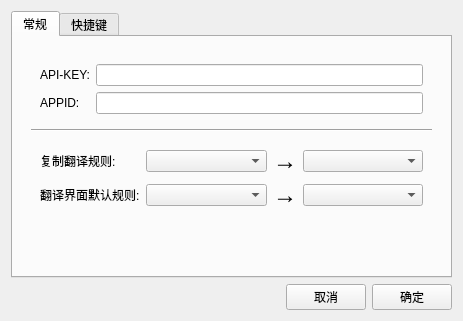
<?xml version="1.0" encoding="UTF-8"?>
<ui version="4.0">
 <class>SetWidget</class>
 <widget class="QWidget" name="SetWidget">
  <property name="geometry">
   <rect>
    <x>0</x>
    <y>0</y>
    <width>463</width>
    <height>321</height>
   </rect>
  </property>
  <property name="windowTitle">
   <string>Form</string>
  </property>
  <layout class="QGridLayout" name="gridLayout">
   <item row="0" column="0" colspan="3">
    <widget class="QTabWidget" name="tabWidget">
     <property name="currentIndex">
      <number>0</number>
     </property>
     <widget class="QWidget" name="tab_1">
      <attribute name="title">
       <string>常规</string>
      </attribute>
      <layout class="QHBoxLayout" name="horizontalLayout_2">
       <item>
        <widget class="QWidget" name="widget_2" native="true">
         <layout class="QVBoxLayout" name="verticalLayout">
          <item>
           <widget class="QWidget" name="widget_3" native="true">
            <layout class="QGridLayout" name="gridLayout_3">
             <item row="0" column="0">
              <widget class="QLabel" name="label_3">
               <property name="text">
                <string>API-KEY:</string>
               </property>
              </widget>
             </item>
             <item row="0" column="1">
              <widget class="QLineEdit" name="lineEdit_ApiKey"/>
             </item>
             <item row="1" column="0">
              <widget class="QLabel" name="label_4">
               <property name="text">
                <string>APPID:</string>
               </property>
              </widget>
             </item>
             <item row="1" column="1">
              <widget class="QLineEdit" name="lineEdit_AppID"/>
             </item>
            </layout>
           </widget>
          </item>
          <item>
           <widget class="Line" name="line">
            <property name="orientation">
             <enum>Qt::Orientation::Horizontal</enum>
            </property>
           </widget>
          </item>
          <item>
           <widget class="QWidget" name="widget_4" native="true">
            <layout class="QGridLayout" name="gridLayout_4" columnstretch="0,1,0,1">
             <item row="0" column="2">
              <widget class="QLabel" name="label_6">
               <property name="text">
                <string>&lt;html&gt;&lt;head/&gt;&lt;body&gt;&lt;p&gt;&lt;span style=&quot; font-size:18pt;&quot;&gt;→&lt;/span&gt;&lt;/p&gt;&lt;/body&gt;&lt;/html&gt;</string>
               </property>
              </widget>
             </item>
             <item row="0" column="3">
              <widget class="QComboBox" name="comboBox_copyTranslateTo"/>
             </item>
             <item row="0" column="1">
              <widget class="QComboBox" name="comboBox_copyTranslateFrom"/>
             </item>
             <item row="0" column="0">
              <widget class="QLabel" name="label_5">
               <property name="text">
                <string>复制翻译规则:</string>
               </property>
              </widget>
             </item>
             <item row="2" column="0">
              <spacer name="verticalSpacer_2">
               <property name="orientation">
                <enum>Qt::Orientation::Vertical</enum>
               </property>
               <property name="sizeHint" stdset="0">
                <size>
                 <width>20</width>
                 <height>40</height>
                </size>
               </property>
              </spacer>
             </item>
             <item row="1" column="0">
              <widget class="QLabel" name="label_7">
               <property name="text">
                <string>翻译界面默认规则:</string>
               </property>
              </widget>
             </item>
             <item row="1" column="1">
              <widget class="QComboBox" name="comboBox_TransWidgetFrom"/>
             </item>
             <item row="1" column="2">
              <widget class="QLabel" name="label_8">
               <property name="text">
                <string>&lt;html&gt;&lt;head/&gt;&lt;body&gt;&lt;p&gt;&lt;span style=&quot; font-size:18pt;&quot;&gt;→&lt;/span&gt;&lt;/p&gt;&lt;/body&gt;&lt;/html&gt;</string>
               </property>
              </widget>
             </item>
             <item row="1" column="3">
              <widget class="QComboBox" name="comboBox_TransWidgetTo"/>
             </item>
            </layout>
           </widget>
          </item>
         </layout>
        </widget>
       </item>
      </layout>
     </widget>
     <widget class="QWidget" name="tab_2">
      <attribute name="title">
       <string>快捷键</string>
      </attribute>
      <layout class="QHBoxLayout" name="horizontalLayout">
       <item>
        <widget class="QWidget" name="widget" native="true">
         <layout class="QGridLayout" name="gridLayout_2">
          <item row="0" column="0">
           <widget class="QLabel" name="label">
            <property name="text">
             <string>复制翻译状态切换</string>
            </property>
           </widget>
          </item>
          <item row="0" column="1">
           <widget class="QKeySequenceEdit" name="keySequenceEdit_stateChange">
            <property name="keySequence">
             <string>F1</string>
            </property>
           </widget>
          </item>
          <item row="1" column="0">
           <widget class="QLabel" name="label_2">
            <property name="text">
             <string>打开翻译界面</string>
            </property>
           </widget>
          </item>
          <item row="1" column="1">
           <widget class="QKeySequenceEdit" name="keySequenceEdit_showTranslateWidget">
            <property name="keySequence">
             <string>F2</string>
            </property>
           </widget>
          </item>
         </layout>
        </widget>
       </item>
      </layout>
     </widget>
    </widget>
   </item>
   <item row="1" column="1">
    <widget class="QPushButton" name="pushButton_2">
     <property name="text">
      <string>取消</string>
     </property>
    </widget>
   </item>
   <item row="1" column="0">
    <spacer name="horizontalSpacer">
     <property name="orientation">
      <enum>Qt::Orientation::Horizontal</enum>
     </property>
     <property name="sizeHint" stdset="0">
      <size>
       <width>40</width>
       <height>20</height>
      </size>
     </property>
    </spacer>
   </item>
   <item row="1" column="2">
    <widget class="QPushButton" name="pushButton">
     <property name="text">
      <string>确定</string>
     </property>
    </widget>
   </item>
  </layout>
 </widget>
 <resources/>
 <connections/>
</ui>
